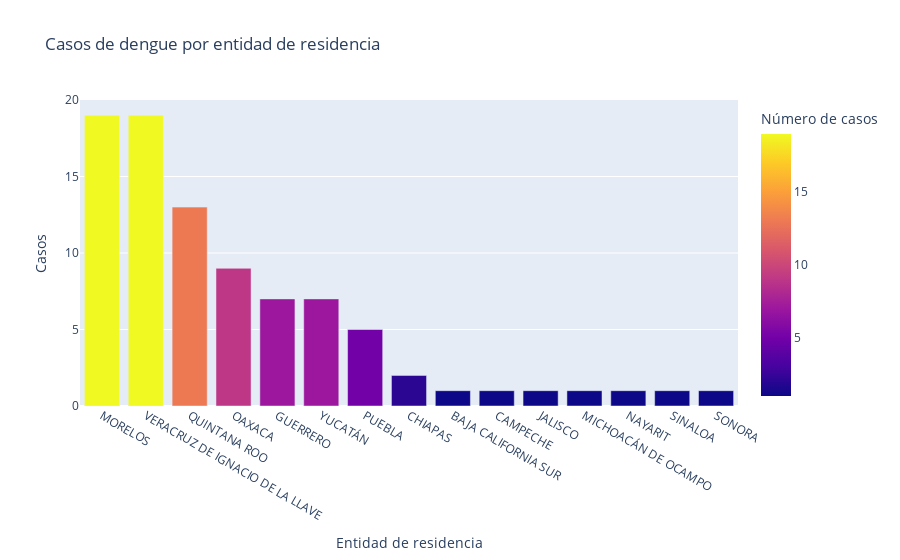

The notebook cell this image was saved under:
### Code cell
fig = px.bar(casos_por_entidad, x='ENTIDAD_FEDERATIVA', y='CASOS', title='Casos de dengue por entidad de residencia',
             category_orders={"ENTIDAD_FEDERATIVA": casos_por_entidad.sort_values(by='CASOS', ascending=False)['ENTIDAD_FEDERATIVA']},
             color='CASOS', labels={'CASOS': 'Número de casos'})
fig.update_layout(xaxis_title='Entidad de residencia', yaxis_title='Casos')
fig.show()

### Figure 1 — Plotly figure (JSON) as saved in the notebook; plotly's stock layout.template omitted (floating-point values rounded to 4 significant figures)
{"data": [{"alignmentgroup": "True", "hovertemplate": "ENTIDAD_FEDERATIVA=%{x}<br>Número de casos=%{marker.color}<extra></extra>", "legendgroup": "", "marker": {"color": [1, 1, 2, 7, 1, 1, 19, 1, 9, 5, 13, 1, 1, 19, 7], "coloraxis": "coloraxis", "pattern": {"shape": ""}}, "name": "", "offsetgroup": "", "orientation": "v", "showlegend": false, "textposition": "auto", "type": "bar", "x": ["BAJA CALIFORNIA SUR", "CAMPECHE", "CHIAPAS", "GUERRERO", "JALISCO", "MICHOACÁN DE OCAMPO", "MORELOS", "NAYARIT", "OAXACA", "PUEBLA", "QUINTANA ROO", "SINALOA", "SONORA", "VERACRUZ DE IGNACIO DE LA LLAVE", "YUCATÁN"], "xaxis": "x", "y": [1, 1, 2, 7, 1, 1, 19, 1, 9, 5, 13, 1, 1, 19, 7], "yaxis": "y"}], "layout": {"barmode": "relative", "coloraxis": {"colorbar": {"title": {"text": "Número de casos"}}, "colorscale": [[0, "#0d0887"], [0.1111, "#46039f"], [0.2222, "#7201a8"], [0.3333, "#9c179e"], [0.4444, "#bd3786"], [0.5556, "#d8576b"], [0.6667, "#ed7953"], [0.7778, "#fb9f3a"], [0.8889, "#fdca26"], [1, "#f0f921"]]}, "legend": {"tracegroupgap": 0}, "title": {"text": "Casos de dengue por entidad de residencia"}, "xaxis": {"anchor": "y", "categoryarray": ["MORELOS", "VERACRUZ DE IGNACIO DE LA LLAVE", "QUINTANA ROO", "OAXACA", "GUERRERO", "YUCATÁN", "PUEBLA", "CHIAPAS", "BAJA CALIFORNIA SUR", "CAMPECHE", "JALISCO", "MICHOACÁN DE OCAMPO", "NAYARIT", "SINALOA", "SONORA"], "categoryorder": "array", "domain": [0, 1], "title": {"text": "Entidad de residencia"}}, "yaxis": {"anchor": "x", "domain": [0, 1], "title": {"text": "Casos"}}}}
